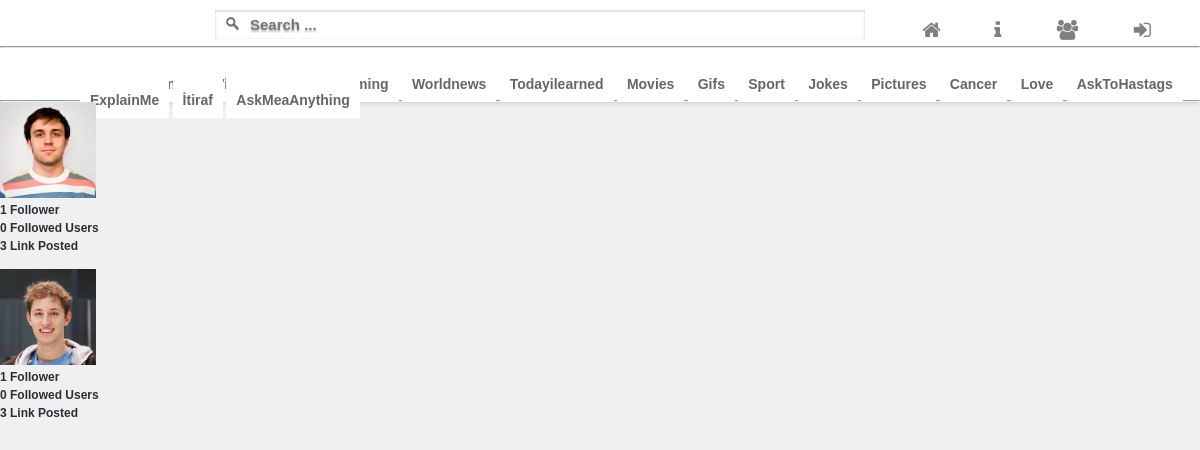
Screenshot of /deney.php with the database file from the repository.
### tables this page shows
CREATE TABLE IF NOT EXISTS `pictures` (
  `picture` varchar(10) NOT NULL,
  `picture_name` varchar(200) NOT NULL
);

### deney.php (the view, shortened to what this page needs)
<?php
include("./inc/connect.inc.php");
if(!isset($_SESSION['user_login'])){
    $username="";
}
else {
    $username = $_SESSION["user_login"];
}
?>
<!DOCTYPE html>
<html>
    <head>
    <link rel="stylesheet" type="text/css" href="./css/style_1.css" ></link>
        <link rel="stylesheet" href="./font-awesome/css/font-awesome.min.css">
</head>
<body>
<div class="headerMenu">
    <div class="wrapper">
         <div class="logo">
             <img src="./img/find_friends_logo.png">
         </div>
        <div class="search_box">
            <form action="search.php" method="GET" id="search">
                <input type="text" name="q" size="60" placeholder="Search ..." />
            </form>
        </div>
        <?php
        if(!$username){
        echo"<div id='menu'>
            <a href='home.php' /><i class='fa fa-home' aria-hidden='true'></i></a>
            <a href='#' /><i class='fa fa-info' aria-hidden='true'></i>
</a>
            <a href='index.php' /><i class='fa fa-users' aria-hidden='true'></i>
</a>
            <a href='index.php' /><i class='fa fa-sign-in' aria-hidden='true'></i>
</a>
        </div>";
        }?>
     </div>
    <hr/>
    <div id="wrapper2">
            <br/>
            <a href='#' />News</a>
            <a href='index.php' />Funny</a>
            <a href='index.php' />Videos</a>
            <a href='home.php' />Pics</a>
            <a href='#' />Gaming</a>
            <a href='index.php' />Worldnews</a>
            <a href='index.php' />Todayilearned</a>
            <a href='home.php' />Movies</a>
            <a href='index.php' />Gifs</a>
            <a href='index.php' />Sport</a>
            <a href='home.php' />Jokes</a>
            <a href='#' />Pictures</a>
            <a href='index.php' />Cancer</a>
            <a href='index.php' />Love</a>
            <a href='home.php' />AskToHastags</a>
            <a href='#' />ExplainMe</a>
            <a href='index.php' />İtiraf</a>
            <a href='index.php' />AskMeaAnything</a>
    </div>
</div>
 <div class="following_list">
<?php
$follow=mysqli_query($mysqli,"SELECT * FROM following WHERE follower='anor' ");
while($sql=mysqli_fetch_array($follow)){
       $followed=$sql['followed'];
      $sorg=mysqli_query($mysqli,"select * from pictures where picture='$followed'");
if (mysqli_num_rows($sorg)){
	while($kayit=mysqli_fetch_array($sorg)){
           $followed_picture =$kayit["picture_name"];?>
 <div class="a_follow">
     <a href="user.php?u=<?php echo $followed;?>"><img style=" height:8em;
        width:8em;" src="<?php echo $followed_picture; ?>" ></a>
   <?php
   $user=$followed;
   $count1=mysqli_query($mysqli,"SELECT * FROM following WHERE followed='$user' ");
$count2=mysqli_query($mysqli,"SELECT * FROM following WHERE follower='$user' ");
$count3=mysqli_query($mysqli,"SELECT * FROM posts WHERE added_by='$user' ");
$follower_count=mysqli_num_rows($count1);
$followed_count=mysqli_num_rows($count2);
$post_count=mysqli_num_rows($count3);
?>
    <ul style=" background-color: #F0F0F0;
       font-weight: lighter;
       list-style: none ;
        font-size: 15px;
        font-family:Arial;
        color:#292f33;
            line-height: 120%;
                font-weight: 600;
       font-weight: bold;" >
    <li><?php echo $follower_count." "." "." "."Follower"?></li>
    <li><?php echo $followed_count." "." "." "."Followed Users"?></li>
    <li><?php echo $post_count." "." "." "."Link Posted"?></li>
    </ul>
 </div>
 <br/>
    <?php
}
}
}
?>
 </div>

### css/style_1.css (style rules this page uses)
* { margin: 0px; padding: 0; font-family: Arial,Helvetica,sans-serif; font-size: 12px; }
html { height: 100%; margin: 0px; height: 100%; width: 100%; }
body { margin: 0px; min-height: 100%; background-color: #F0F0F0; }
.headerMenu #wrapper2 { box-shadow: 0px 1px 5px rgba(0,0,0,0.16); border-radius: 2px; height:40px; padding-left: 80px; padding-top: 14px; background-color: white; }
.headerMenu #wrapper2 a { background-color: white; color: #666666; text-decoration: none; font-size: 14px; background-repeat: no-repeat; padding-top: 20px; padding-right: 10px; padding-left: 10px; padding-bottom: 10px; font-weight:bold; }
.headerMenu { background-color: white ; height: 100px; padding-bottom: 0px; border-bottom: 3px; padding-left: auto; padding-right: auto; width: 100%; }
.logo { width: 125px; }
.logo img { width: 150px; height: 38px; padding-top: 5px; }
.search_box { position: absolute; top: 10px; margin-left: 215px; }
#search input[type="text"] { background: url(../img/search-icon.png) no-repeat 10px 6px #FFFFFF ; outline: none; border: 0 none; font: bold 15px Garamond, Helvetica, Sans-serif; width: 600px; padding: 6px 15px 6px 35px; margin: 0px; text-shadow: 0 2px 2px rgba(0,0,0,0.3); -webkit-box-shadow: 0 1px 0 rgba(255,255,255,0.1), 0 1px 3px rgba(0,0,0,0.2) inset; -moz-box-shadow : 0 1px 0 rgba(255,255,255,0.1), 0 1px 3px rgba(0,0,0,0.2) inset; box-shadow: 0 1px 0 rgba(255,255,255,0.1), 0 1px 3px rgba(0,0,0,0.2) inset; -webkit-transition: all 0.7s ease 0s; -moz-transition: all 0.7s ease 0s; -o-transition: all 0.7s ease 0s; transition: all 0.7s ease 0s; }
@media screen and (max-width: 1280px) { #menu { position: absolute; top: 0px; right: 0px; height: 37px; padding-top: 19px; margin-right: 2%; } }
#menu a { color: grey; text-decoration: none; font-size: 20px; height:10px; width:45px; background-repeat: no-repeat; padding-top: 12px; padding-right: 25px; padding-left: 25px; padding-bottom: 10px; }
input[type="text"] { width: 200px; background-color: #FFFFFF; border: 1px solid #E2E2E2; font-size: 15px; padding: 5px; margin-top: 3px; margin-bottom: 3px; outline: none; }
.following_list { width:100%; height:100%; }
.a_follow { width:17em; }

### rows the page displays
pictures: picture_name (picture), follower_count "1", followed_count "0", post_count "3"
pictures: picture_name (picture), follower_count "1", followed_count "0", post_count "3"
